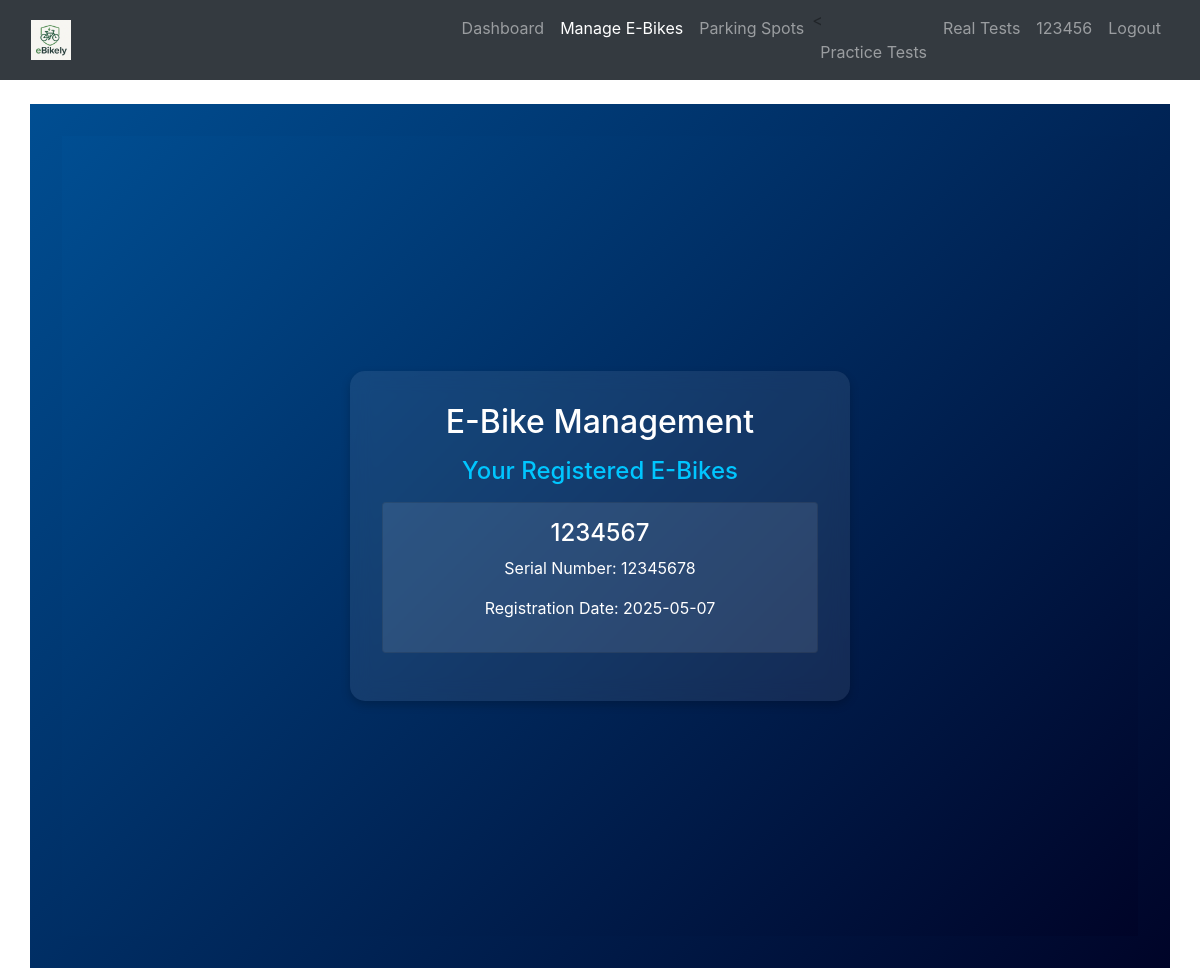
Page /ebikes (signed in) on the earlier database version.
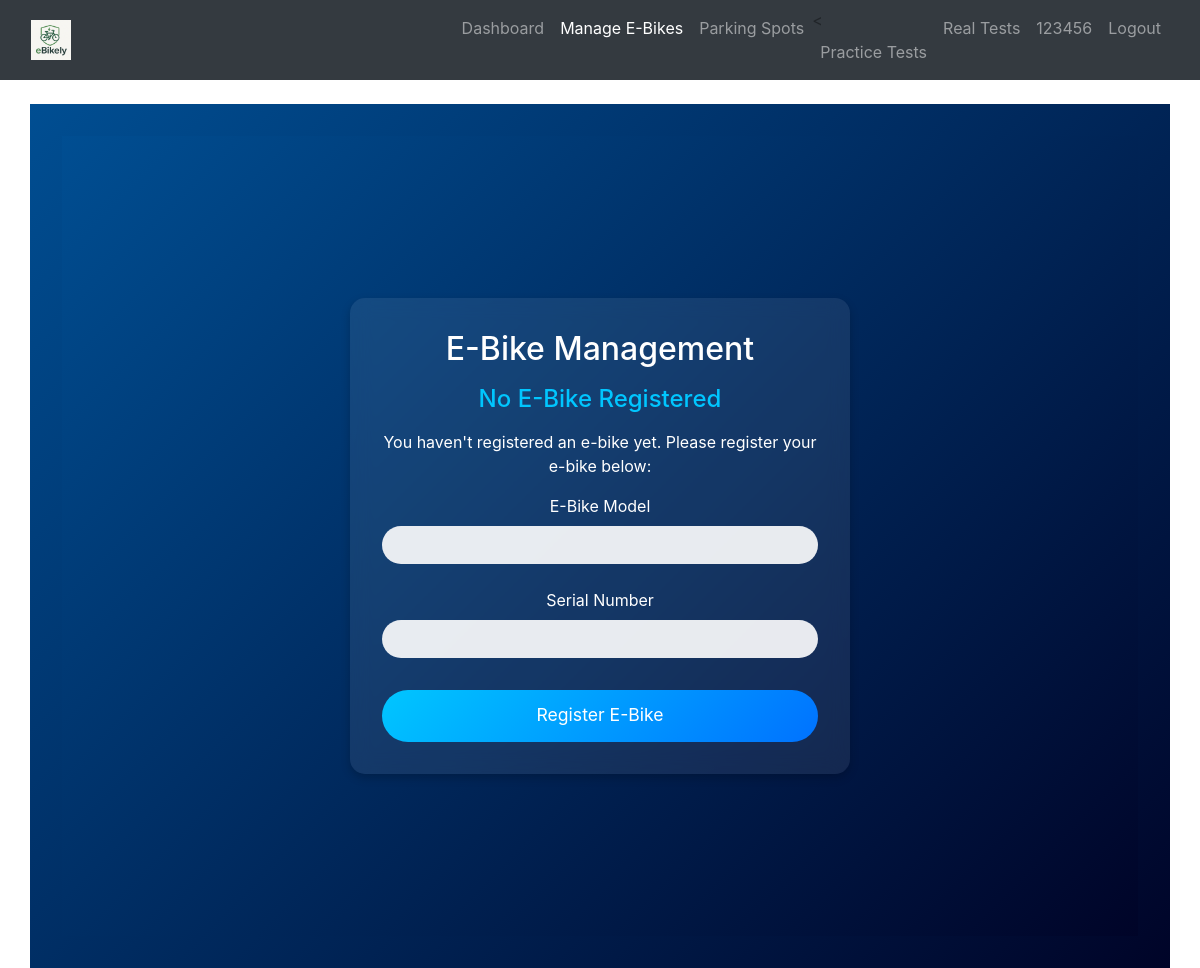
Same page on the later database version.
### database_setup.py (models this page shows)
class User(Base, UserMixin):
    __tablename__ = 'users'
    id = Column(Integer, primary_key=True)
    username = Column(String(150), unique=True, nullable=False)
    email = Column(String(150), nullable=True)
    password = Column(String(150), nullable=False)
    ebikes = relationship('EBike', back_populates='owner', cascade="all, delete-orphan")
    practice_tests = relationship('PracticeTest', back_populates='user', cascade="all, delete-orphan")
    real_tests = relationship('RealTest', back_populates='user', cascade="all, delete-orphan")
    practice_attempts = relationship("PracticeAttempt", back_populates="user", cascade="all, delete-orphan")
    parking_spot = relationship("ParkingSpot", back_populates="reserved_user", uselist=False)

class EBike(Base):
    __tablename__ = 'ebikes'
    id = Column(Integer, primary_key=True)
    owner_id = Column(Integer, ForeignKey('users.id'), nullable=False)
    model = Column(String(100), nullable=False)
    is_approved = Column(Boolean, default=False)
    serial_number = Column(String(100), unique=True, nullable=False)
    registration_date = Column(DateTime, default=datetime.utcnow)
    owner = relationship('User', back_populates='ebikes')

### app.py (the view)
@app.route('/ebikes', methods=['GET', 'POST'])
@login_required
def ebike_management():
    session = SessionLocal()
    ebikes = session.query(EBike).filter_by(owner_id=current_user.id).all()
    if not ebikes:  # If no e-bike is registered
        if request.method == 'POST':  # Handle the form submission for new e-bike registration
            form = forms.EbikeRegistrationForm()
            if form.validate_on_submit():
                new_ebike = EBike(
                    owner_id=current_user.id,
                    model=form.model.data,
                    serial_number=form.serial_number.data,
)
                session.add(new_ebike)
                session.commit()
                flash('E-bike registered successfully!', 'success')
                return redirect(url_for('ebike_management'))
            return render_template('ebike_management.html', form=form)
        else:
            form = forms.EbikeRegistrationForm()
            return render_template('ebike_management.html', form=form)
    session.close()
    return render_template('ebike_management.html', ebikes=ebikes)

### forms.py
class EbikeRegistrationForm(FlaskForm):
    model = StringField('E-Bike Model', validators=[DataRequired()])
    serial_number = StringField('Serial Number', validators=[DataRequired()])
    submit = SubmitField('Register E-Bike')
    registration_date = DateTimeField('Registration Date', default=datetime.utcnow, format='%Y-%m-%d %H:%M:%S')

### app.py (called while the page is built)
@login_manager.user_loader
def load_user(user_id):
    session = SessionLocal()
    user = session.query(User).get(int(user_id))
    session.close()
    return user

### templates/ebike_management.html (shortened to what this page needs)
{% extends 'base.html' %}
{% block content %}
<div class="container">
    <div class="auth-card">
        <h1>E-Bike Management</h1>
        {% if ebikes %}
            <h2>Your Registered E-Bikes</h2>
            <div class="list-group">
                {% for ebike in ebikes %}
                    <div class="list-group-item">
                        <h4>{{ ebike.model }}</h4>
                        <p>Serial Number: {{ ebike.serial_number }}</p>
                        <p>Registration Date: {{ ebike.registration_date.strftime('%Y-%m-%d') }}</p>
                    </div>
                {% endfor %}
            </div>
        {% else %}
            <h2>No E-Bike Registered</h2>
            <p>You haven't registered an e-bike yet. Please register your e-bike below:</p>
            <form method="POST">
                <div class="form-group">
                    <label for="model">E-Bike Model</label>
                    {{ form.model(class="form-control custom-input") }}
                </div>
                <div class="form-group">
                    <label for="serial_number">Serial Number</label>
                    {{ form.serial_number(class="form-control custom-input") }}
                </div>
                <button type="submit" class="btn btn-primary btn-block pulse">Register E-Bike</button>
            </form>
        {% endif %}
    </div>
</div>
<link rel="stylesheet" href="https://cdnjs.cloudflare.com/ajax/libs/font-awesome/5.15.4/css/all.min.css">
{% endblock %}

### templates/base.html (shortened to what this page needs)
<!DOCTYPE html>
<html lang="en">
<head>
    <link rel="stylesheet" href="https://stackpath.bootstrapcdn.com/bootstrap/4.5.2/css/bootstrap.min.css">
    <link rel="stylesheet" href="{{ url_for('static', filename='styles.css') }}">
</head>
<body>
    <nav class="navbar navbar-expand-lg navbar-dark bg-dark">
        <div class="container-fluid">
            <a class="navbar-brand" href="{{ url_for('dashboard') }}">
                <img src="{{ url_for('static', filename='images/logo.png') }}" alt="E-Bike Manager Logo" style="height: 40px; border: none;">
            </a>
            <div class="collapse navbar-collapse" id="navbarNav">
                <ul class="navbar-nav ml-auto">
                    {% if current_user.is_authenticated %}
                        <li class="nav-item">
                            <a class="nav-link {% if request.endpoint == 'dashboard' %}active{% endif %}" href="{{ url_for('dashboard') }}">Dashboard</a>
                        </li>
                        <li class="nav-item">
                            <a class="nav-link {% if request.endpoint == 'ebike_management' %}active{% endif %}" href="{{ url_for('ebike_management') }}">Manage E-Bikes</a>
                        </li>
                        <li class="nav-item">
                            <a class="nav-link {% if request.endpoint == 'parking_spots' %}active{% endif %}" href="{{ url_for('parking_spots') }}">Parking Spots</a>
                        </li>
                        <li class="nav-item">
                            <<a class="nav-link {% if request.endpoint == 'practice_quiz' %}active{% endif %}" href="{{ url_for('practice_quiz') }}">Practice Tests</a>
                        </li>
                        <li class="nav-item">
                            <a class="nav-link {% if request.endpoint == 'real_tests' %}active{% endif %}" href="{{ url_for('real_tests') }}">Real Tests</a>
                        </li>
                        <li class="nav-item">
                            <a class="nav-link {% if request.endpoint == 'user_profile' %}active{% endif %}" href="{{ url_for('user_profile') }}">
                                {{ current_user.username }}
                            </a>
                        </li>
                        <li class="nav-item">
                            <a class="nav-link" href="{{ url_for('logout') }}">Logout</a>
                        </li>
                    {% endif %}
                </ul>
            </div>
        </div>
    </nav>
    <div class="container mt-4">
        {% block content %}{% endblock %}
    </div>
</body>
</html>

### templates/ebike_management.html (style rules this page uses)
.container { padding: 2rem; display: flex; justify-content: center; align-items: center; min-height: 100vh; background: linear-gradient(135deg, #004e92 0%, #000428 100%); }
.auth-card { background: rgba(255, 255, 255, 0.08); backdrop-filter: blur(10px); padding: 2rem; border-radius: 15px; width: 100%; max-width: 500px; box-shadow: 0 4px 10px rgba(0, 0, 0, 0.2); text-align: center; color: white; }
h1, h2 { font-size: 2rem; color: white; margin-bottom: 1rem; }
h2 { font-size: 1.5rem; color: #00c6ff; }
.form-group { margin-bottom: 1.5rem; }
.form-control { border-radius: 50px; padding-left: 1.5rem; background: rgba(255, 255, 255, 0.9); border: none; }
.btn-block { border-radius: 50px; padding: 0.8rem; font-size: 1.1rem; background: linear-gradient(135deg, #00c6ff 0%, #0072ff 100%); border: none; margin-top: 2rem; color: white; }
.pulse { animation: pulse 2s infinite; }

Differences in the rows shown:
removed EBike: model "1234567", serial_number "12345678", registration_date "2025-05-07"
Other differences:
text no longer shown: "Your Registered E-Bikes"
text now shown: "No E-Bike Registered You haven't registered an e-bike yet. Please register your e-bike below: E-Bike Model Serial Number Register E-Bike"
